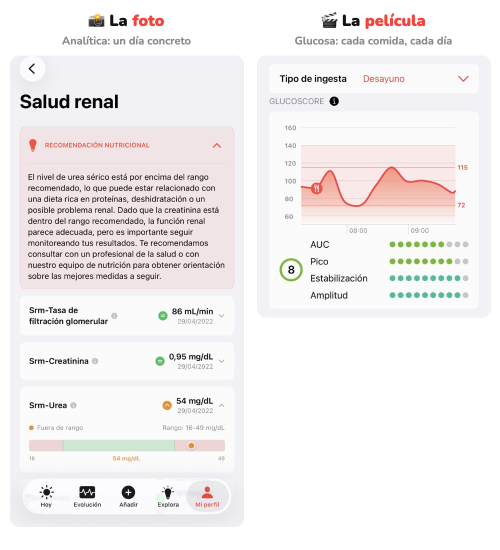
#> input picture 18_salud-foto-pelicula/foto-pelicula.png, 1000 x 1100 px (shown at 1/2 size)
$ python hoja_contacto.py --out out.png ../18_salud-foto-pelicula/foto-pelicula.png
#> lines starting #> are read from the running program, lines starting #| are printed output that depends on the picture
#!/usr/bin/env python3
"""Hoja de contacto de un carrusel: todas las diapositivas en una sola imagen, numeradas.

Uso:
  python3 hoja_contacto.py --out hoja.jpg <url_o_ruta_1> <url_o_ruta_2> ...

Acepta URLs (p. ej. las raw de GitHub que usa Buffer) o rutas locales.
Pensada para pegarla en línea en el email de aprobación.
"""
import argparse, io, math, urllib.request
from PIL import Image, ImageDraw, ImageFont

def load(src):
    if src.startswith("http"):
        with urllib.request.urlopen(src, timeout=30) as r:
            return Image.open(io.BytesIO(r.read())).convert("RGB")
    return Image.open(src).convert("RGB")
#> returned value is the input picture: PIL image 1000x1100 RGB; mean R, G, B 242.7, 239.4, 239.8

def font(size):
    for f in ["/usr/share/fonts/truetype/dejavu/DejaVuSans-Bold.ttf", "/Library/Fonts/Arial Bold.ttf",
              "/System/Library/Fonts/Supplemental/Arial Bold.ttf"]:
        try:
            return ImageFont.truetype(f, size)
        except OSError:
            pass
    return ImageFont.load_default()

def main():
    ap = argparse.ArgumentParser()
    ap.add_argument("--out", required=True)
    ap.add_argument("--cols", type=int, default=0, help="columnas (por defecto 3, o 2 si hay 4 o menos)")
    ap.add_argument("--ancho", type=int, default=420, help="ancho de cada miniatura en px")
    ap.add_argument("srcs", nargs="+")
    a = ap.parse_args()
    imgs = [load(s) for s in a.srcs]
#> imgs = 1 item
    cols = a.cols or (2 if len(imgs) <= 4 else 3)
#> cols = 2
    rows = math.ceil(len(imgs) / cols)
#> rows = 1
    tw = a.ancho
    th = round(tw * imgs[0].height / imgs[0].width)
#> th = 462
    gap = 16
    sheet = Image.new("RGB", (cols * tw + (cols + 1) * gap, rows * th + (rows + 1) * gap), (240, 236, 230))
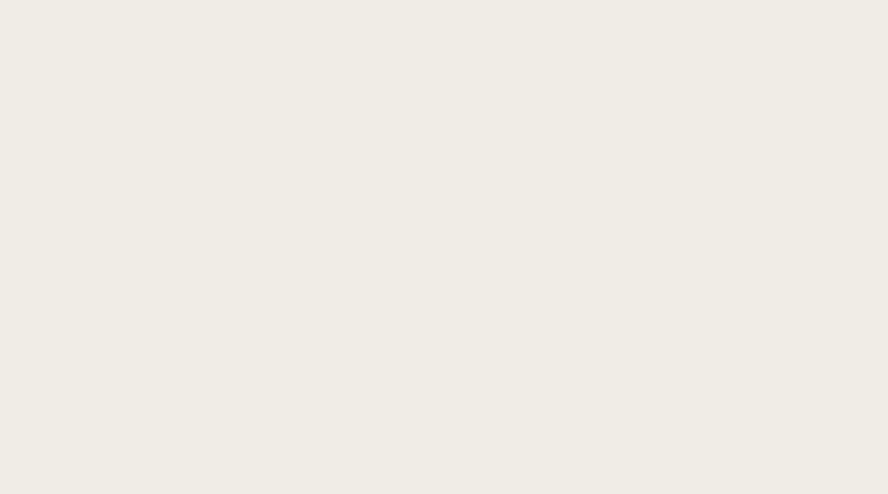
#> sheet: PIL image 888x494 RGB; mean R, G, B 240, 236, 230
    d = ImageDraw.Draw(sheet)
    f = font(26)
    for i, im in enumerate(imgs):
        x = gap + (i % cols) * (tw + gap)
        y = gap + (i // cols) * (th + gap)
        sheet.paste(im.resize((tw, th), Image.LANCZOS), (x, y))
        bx, by = x + tw - 56, y + th - 56  # esquina inferior derecha: no tapa logotipo ni titulares
        d.ellipse([bx, by, bx + 42, by + 42], fill=(243, 86, 71))
        n = str(i + 1)
        w = d.textlength(n, font=f)
        d.text((bx + 21 - w / 2, by + 6), n, fill="white", font=f)
#> this loop made 1 pass
#> (x, y, bx, by, n, w) on pass 1: (16, 16, 380, 422, '1', 18.09)
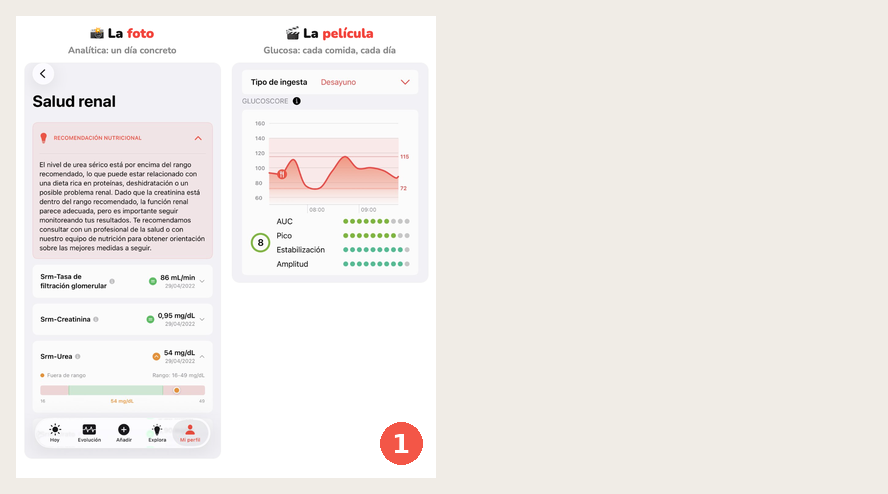
#> sheet: PIL image 888x494 RGB; mean R, G, B 241.1, 237, 233.7
    sheet.save(a.out, quality=82, optimize=True)
    print(a.out, sheet.size)
#| out.png (888, 494)

if __name__ == "__main__":
    main()

$ run again, on 18_salud-foto-pelicula/slide_02.png
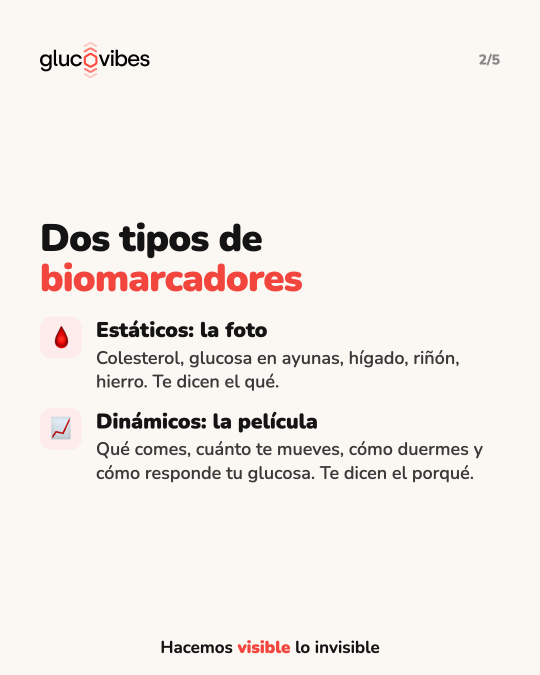
#> input picture 18_salud-foto-pelicula/slide_02.png, 1080 x 1350 px (shown at 1/2 size)
#> in load, returned value is the input picture: PIL image 1080x1350 RGB; mean R, G, B 243.5, 237.5, 232.7
#> imgs = 1 item
#> cols = 2
#> rows = 1
#> the loop in main, `for i, im in enumerate(imgs):` made 1 pass
#> (x, y, bx, by, n, w) on pass 1: (16, 16, 380, 485, '1', 18.09)
#> after the loop in main, `for i, im in enumerate(imgs):`:
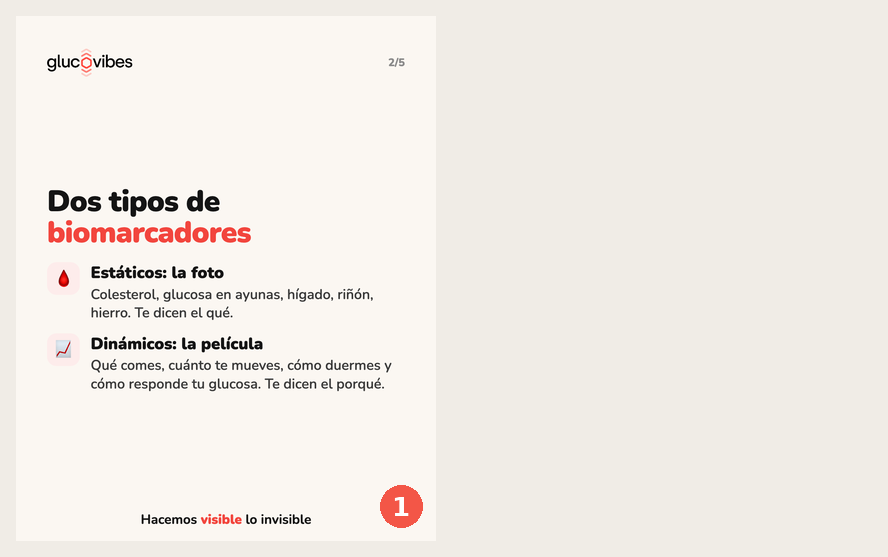
#> sheet: PIL image 888x557 RGB; mean R, G, B 241.5, 236.2, 230.7
#| out.png (888, 557)
